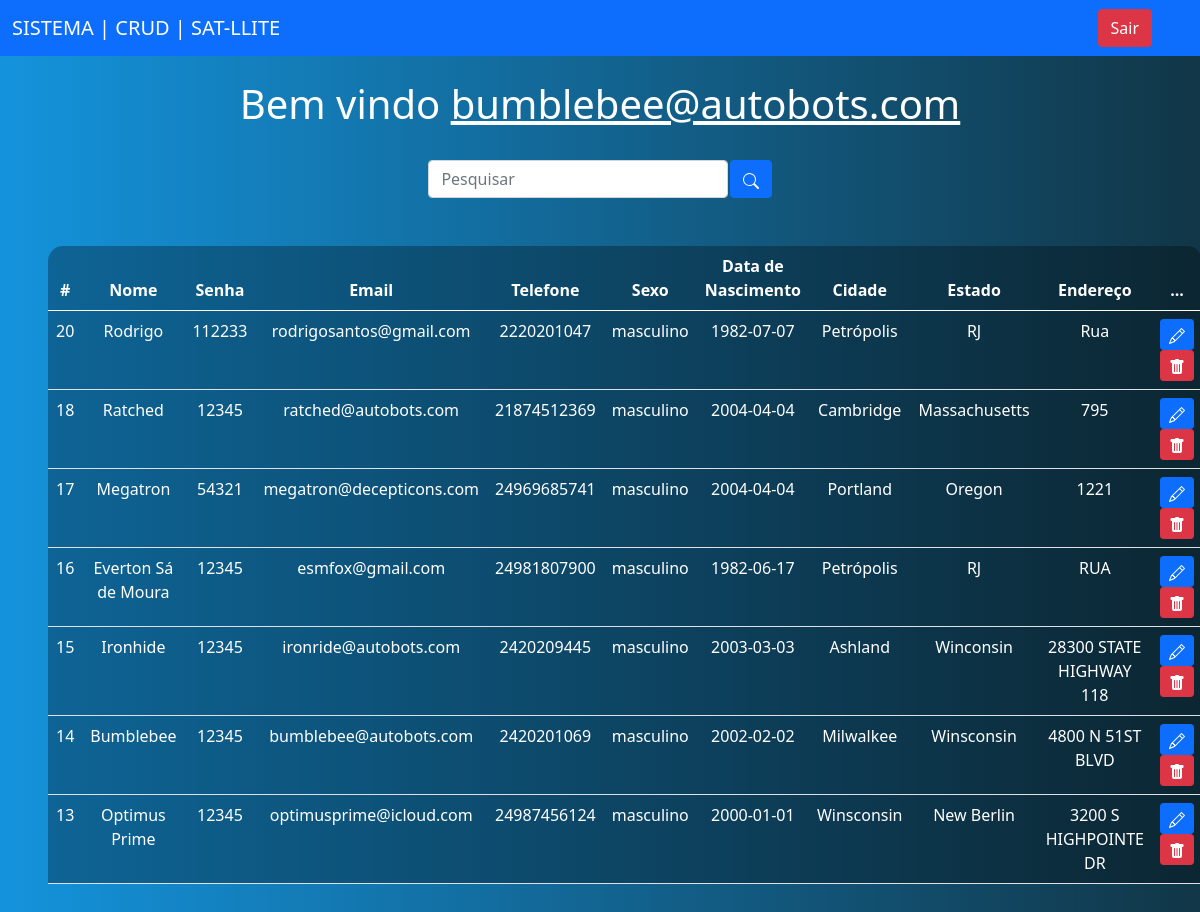
The app's page /sistema.php (signed in) with its own data.
### tables this page shows
CREATE TABLE `usuarios` (
  `id` int(11) NOT NULL AUTO_INCREMENT,
  `nome` varchar(45) NOT NULL,
  `senha` varchar(10) NOT NULL,
  `email` varchar(110) NOT NULL,
  `telefone` varchar(15) NOT NULL,
  `sexo` varchar(15) NOT NULL,
  `data_nasc` date NOT NULL,
  `cidade` varchar(45) NOT NULL,
  `estado` varchar(45) NOT NULL,
  `endereco` varchar(45) NOT NULL,
  PRIMARY KEY (`id`)
);

### sistema.php (the view, shortened to what this page needs)
<?php
    include_once('config.php');
    $logado = $_SESSION['email'];
    if(!empty($_GET['search']))
    {
        $data = $_GET['search'];
        $sql = "SELECT * FROM usuarios WHERE id LIKE '%$data%' or nome LIKE '%$data%' or email LIKE '%$data%' ORDER BY id DESC";
    }
    else
    {
        $sql = "SELECT * FROM usuarios ORDER BY id DESC";
    }
    $result = $conexao->query($sql);
?>
<!DOCTYPE html>
<html lang="en">
<head>
    <link href="https://cdn.jsdelivr.net/npm/bootstrap@5.0.2/dist/css/bootstrap.min.css" rel="stylesheet">
</head>
<body>
    <nav class="navbar navbar-expand-lg navbar-dark bg-primary">
        <div class="container-fluid">
            <a class="navbar-brand" href="#">SISTEMA | CRUD | SAT-LLITE</a>
        </div>
        <div class="d-flex">
            <a href="sair.php" class="btn btn-danger me-5">Sair</a>
        </div>
    </nav>
    <br>
    <?php
        echo "<h1>Bem vindo <u>$logado</u></h1>";
    ?>
    <br>
    <div class="box-search">
        <input type="search" class="form-control w-25" placeholder="Pesquisar" id="pesquisar">
        <button onclick="searchData()" class="btn btn-primary">
        </button>
    </div>
    <div class="m-5">
        <table class="table text-white table-bg">
            <thead>
                <tr>
                    <th scope="col">#</th>
                    <th scope="col">Nome</th>
                    <th scope="col">Senha</th>
                    <th scope="col">Email</th>
                    <th scope="col">Telefone</th>
                    <th scope="col">Sexo</th>
                    <th scope="col">Data de Nascimento</th>
                    <th scope="col">Cidade</th>
                    <th scope="col">Estado</th>
                    <th scope="col">Endereço</th>
                    <th scope="col">...</th>
                </tr>
            </thead>
            <tbody>
                <?php
                    while($user_data = mysqli_fetch_assoc($result)) {
                        echo "<tr>";
                        echo "<td>".$user_data['id']."</td>";
                        echo "<td>".$user_data['nome']."</td>";
                        echo "<td>".$user_data['senha']."</td>";
                        echo "<td>".$user_data['email']."</td>";
                        echo "<td>".$user_data['telefone']."</td>";
                        echo "<td>".$user_data['sexo']."</td>";
                        echo "<td>".$user_data['data_nasc']."</td>";
                        echo "<td>".$user_data['cidade']."</td>";
                        echo "<td>".$user_data['estado']."</td>";
                        echo "<td>".$user_data['endereco']."</td>";
                        echo "<td>
                        <a class='btn btn-sm btn-primary' href='edit.php?id=$user_data[id]' title='Editar'>
                            <svg xmlns='http://www.w3.org/2000/svg' width='16' height='16' fill='currentColor' class='bi bi-pencil' viewBox='0 0 16 16'>
                                <path d='M12.146.146a.5.5 0 0 1 .708 0l3 3a.5.5 0 0 1 0 .708l-10 10a.5.5 0 0 1-.168.11l-5 2a.5.5 0 0 1-.65-.65l2-5a.5.5 0 0 1 .11-.168l10-10zM11.207 2.5 13.5 4.793 14.793 3.5 12.5 1.207 11.207 2.5zm1.586 3L10.5 3.207 4 9.707V10h.5a.5.5 0 0 1 .5.5v.5h.5a.5.5 0 0 1 .5.5v.5h.293l6.5-6.5zm-9.761 5.175-.106.106-1.528 3.821 3.821-1.528.106-.106A.5.5 0 0 1 5 12.5V12h-.5a.5.5 0 0 1-.5-.5V11h-.5a.5.5 0 0 1-.468-.325z'/>
                            </svg>
                            </a>
                            <a class='btn btn-sm btn-danger' href='delete.php?id=$user_data[id]' title='Deletar'>
                                <svg xmlns='http://www.w3.org/2000/svg' width='16' height='16' fill='currentColor' class='bi bi-trash-fill' viewBox='0 0 16 16'>
                                    <path d='M2.5 1a1 1 0 0 0-1 1v1a1 1 0 0 0 1 1H3v9a2 2 0 0 0 2 2h6a2 2 0 0 0 2-2V4h.5a1 1 0 0 0 1-1V2a1 1 0 0 0-1-1H10a1 1 0 0 0-1-1H7a1 1 0 0 0-1 1H2.5zm3 4a.5.5 0 0 1 .5.5v7a.5.5 0 0 1-1 0v-7a.5.5 0 0 1 .5-.5zM8 5a.5.5 0 0 1 .5.5v7a.5.5 0 0 1-1 0v-7A.5.5 0 0 1 8 5zm3 .5v7a.5.5 0 0 1-1 0v-7a.5.5 0 0 1 1 0z'/>
                                </svg>
                            </a>
                            </td>";
                        echo "</tr>";
                    }
                    ?>
            </tbody>
        </table>
    </div>
</body>
</html>

### sistema.php (style rules this page uses)
body { background: linear-gradient(to right, rgb(20, 147, 220), rgb(17, 54, 71)); color: white; text-align: center; }
.table-bg { background: rgba(0, 0, 0, 0.3); border-radius: 15px 15px 0 0; }
.box-search { display: flex; justify-content: center; gap: .1%; }

### records on screen
usuarios: id "20", nome "Rodrigo", senha "112233", email "rodrigosantos@gmail.com", telefone "2220201047", sexo "masculino", data_nasc "1982-07-07", cidade "Petrópolis", estado "RJ", endereco "Rua"
usuarios: id "18", nome "Ratched", senha "12345", email "ratched@autobots.com", telefone "21874512369", sexo "masculino", data_nasc "2004-04-04", cidade "Cambridge", estado "Massachusetts", endereco "795"
usuarios: id "17", nome "Megatron", senha "54321", email "megatron@decepticons.com", telefone "24969685741", sexo "masculino", data_nasc "2004-04-04", cidade "Portland", estado "Oregon", endereco "1221"
usuarios: id "16", nome "Everton Sá de Moura", senha "12345", email "esmfox@gmail.com", telefone "24981807900", sexo "masculino", data_nasc "1982-06-17", cidade "Petrópolis", estado "RJ", endereco "RUA"
usuarios: id "15", nome "Ironhide", senha "12345", email "ironride@autobots.com", telefone "2420209445", sexo "masculino", data_nasc "2003-03-03", cidade "Ashland", estado "Winconsin", endereco "28300 STATE HIGHWAY 118"
usuarios: id "14", nome "Bumblebee", senha "12345", email "bumblebee@autobots.com", telefone "2420201069", sexo "masculino", data_nasc "2002-02-02", cidade "Milwalkee", estado "Winsconsin", endereco "4800 N 51ST BLVD"
usuarios: id "13", nome "Optimus Prime", senha "12345", email "optimusprime@icloud.com", telefone "24987456124", sexo "masculino", data_nasc "2000-01-01", cidade "Winsconsin", estado "New Berlin", endereco "3200 S HIGHPOINTE DR"

### other values on screen
$logado "bumblebee@autobots.com"
